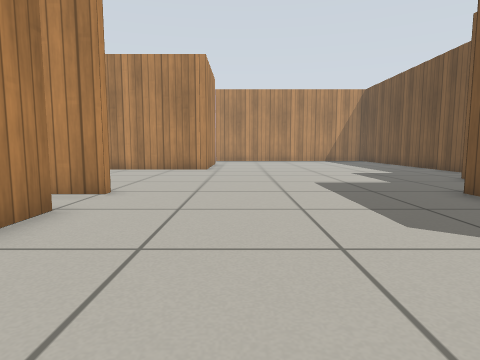
[1] (above)

22 first-person views from a walk through a robot-simulator world made for Gazebo. The camera is 0.5 m above the floor, tilts 6° down and sees 75° across. The lines on the ground mark 1 m squares. The floor is counted in squares, 0.5 m on a side. Each view is taken from the middle of a square. On the plan, view 1 faces up. The plan holds only what a view shows up to about 12 squares ahead; the rest is blank. Gazebo's built-in surfaces are drawn with simple patterns.

[2]
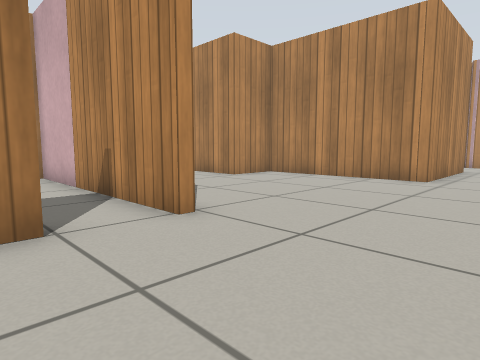

[3]
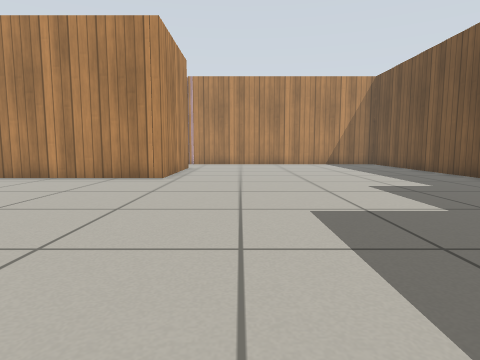

[4]
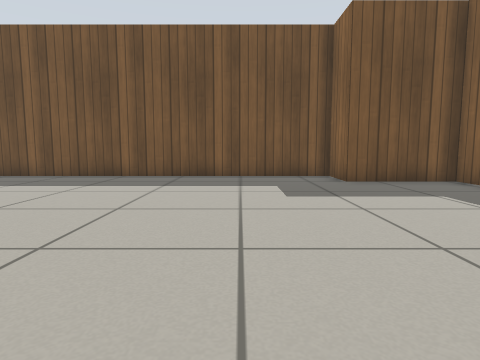

[5]
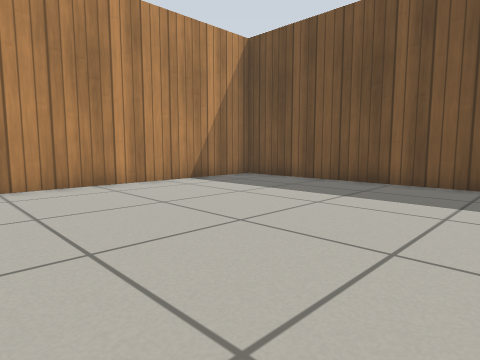

[6]
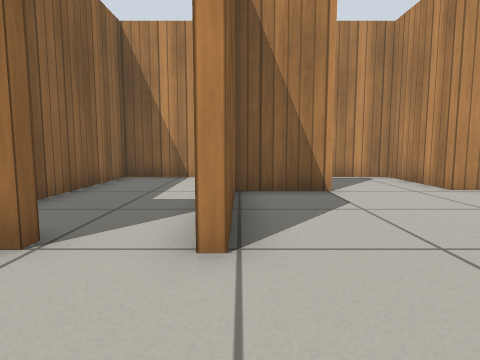

[7]
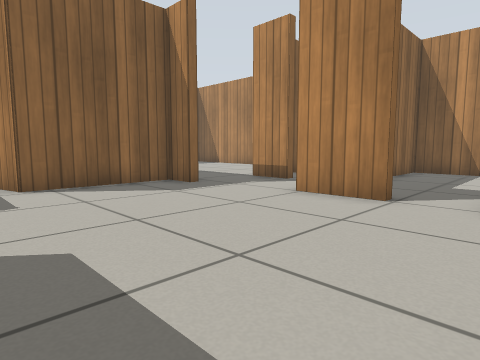

[8]
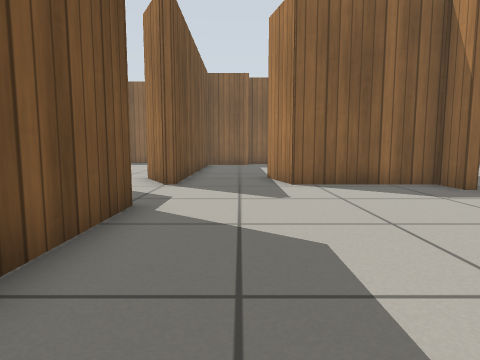

[9]
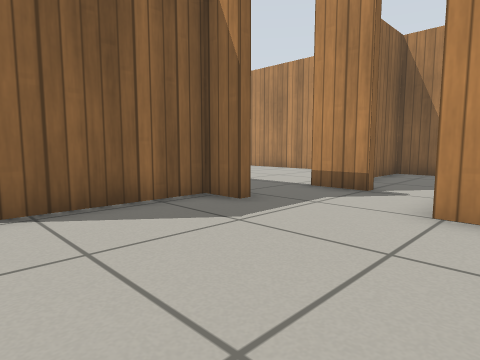

[10]
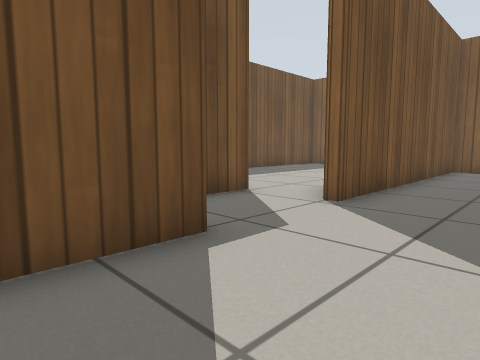

[11]
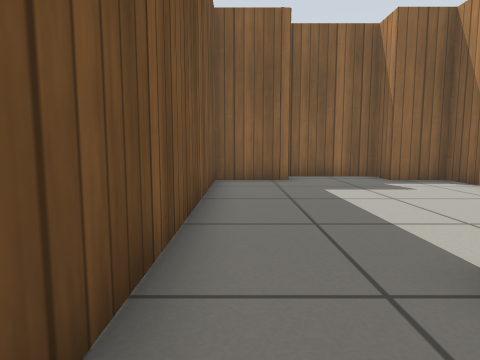

[12]
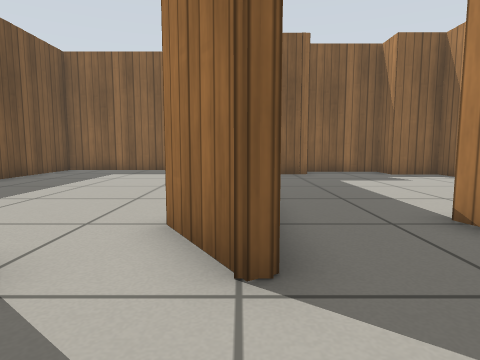

[13]
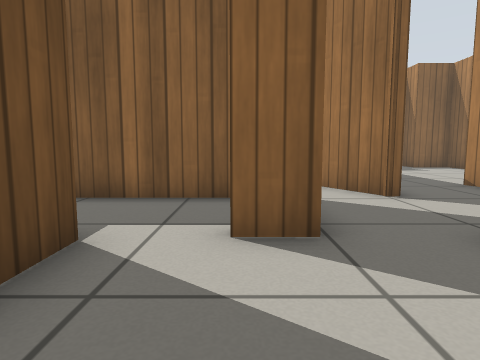

[14]
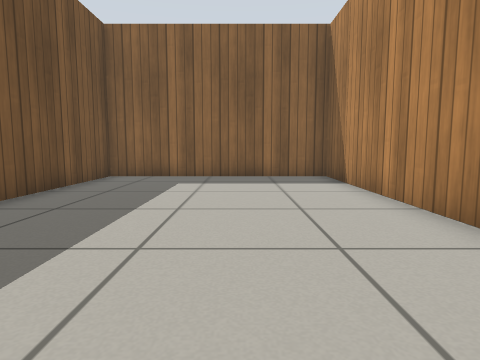

[15]
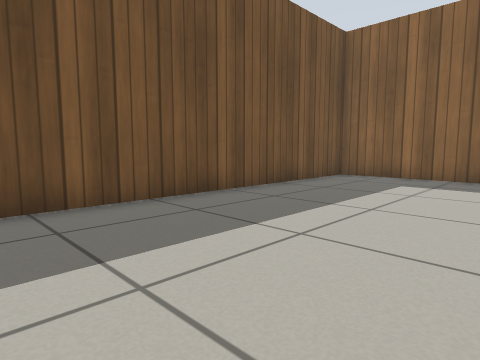

[16]
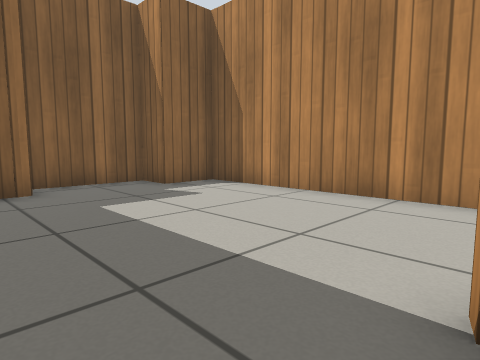

[17]
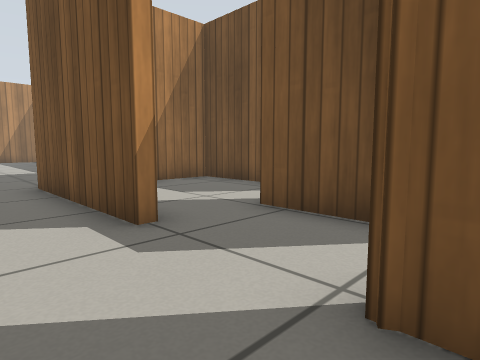

[18]
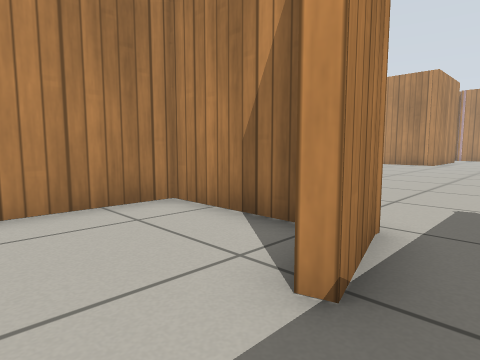

[19]
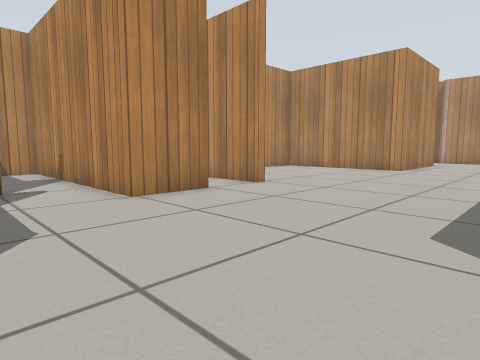

[20]
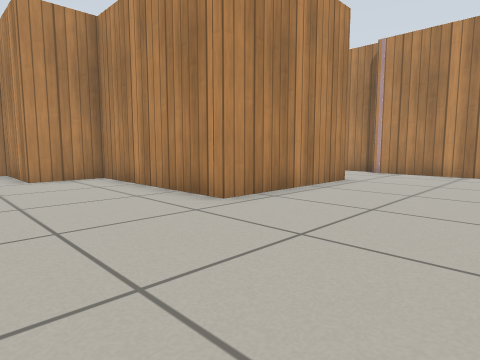

[21]
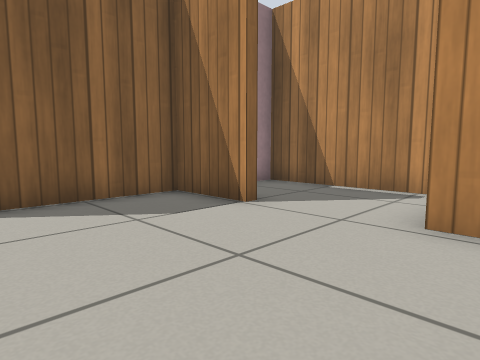

[22]
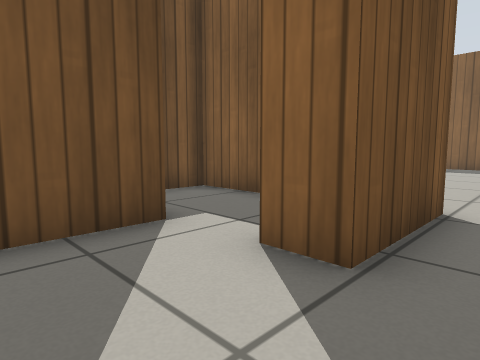

### Floor plan
Points are (right, up) in squares from view 1. A wall is a line through its corners. A room is listed if a view was taken in it or the views show most of it. See-through windows are left out.
Room 1 (views 1, 2, 3, 4, 5, 6, 7, 8, 9, 10, 11, 12, 16, 17, 19, 20, 21)
walls: (6.1, 6.7) (7.1, 6.7) (7.1, 9.9) (8.7, 9.9) (8.7, 22.3) (-0.5, 22.3); (-3.4, 4.9) (-3, 4.9) (-3, 2.9); (-7.1, 9.1) (-7.1, 6.9) (-3, 6.9) (-3, 6.6) (-10.4, 6.6) (-10.4, 3.2) (-5.8, 3.2); (5.2, 1.7) (4.8, 1.7) (4.8, 6.7); (-1.5, 19.1) (-1.5, 14) (-7.2, 14) (-7.2, 12); (-2.2, -0.1) (-2.2, -1.3) (1.6, -1.3) (2.1, -3.2); (4.8, -1.3) (5.1, -1.3); (4.6, -1.4) (4.9, -1.2); (4.8, -3.5) (4.8, -1.1)
ways out: opening at (5, 0) to room 3; opening at (3.5, -2.5) to room 4; opening at (-3, 1) to room 5; opening at (-7, 10.5) to room 6; opening at (-1.5, 20.5)
Room 2 (views 13, 22)
walls: (7.1, 1.6) (8.1, 1.6)
ways out: opening at (6, 2) to room 3; opening at (7.5, 4) to room 8
Room 3 (views 14, 15)
walls: (5, -5.7) (5, -12.7) (12.4, -12.7) (12.4, -2.6); (7.1, -1.5) (7.1, 1.6); (4.9, -1.2) (6, -3.1)
ways out: opening at (5, 0) to room 1; opening at (6, 2) to room 2
Room 4 (view 18)
walls: (2.5, -10.4) (4.8, -10.4) (4.8, -3.5); (2.4, -10.6) (2.9, -10.4); (0.8, -1.6) (-2.2, -1.6) (-2.2, -10.4) (-0.6, -10.4) (-0.6, -11.6) (2.4, -11.6)
low walls: (2.1, -3.2) (1.7, -3.3)
ways out: opening at (3.5, -2.5) to room 1
Room 5 (no view inside)
walls: (-5.5, 1.1) (-5.1, 1.1) (-5.1, -0.5); (-3, 2.9) (-10.4, 2.9) (-10.4, -0.2) (-7, -0.2)
ways out: opening at (-3, 1) to room 1; opening at (-4, 0)
Room 6 (no view inside)
walls: (-7.2, 12) (-10.4, 12) (-10.4, 6.9)
ways out: opening at (-7, 10.5) to room 1
Room 7 (no view inside)
walls: (8.1, -1.1) (12.4, -1.1) (12.4, 0.1)
ways out: opening at (9, 2) to room 8
Room 8 (no view inside)
walls: (9.7, 1.6) (9.7, 6.4) (7.7, 6.4)
ways out: opening at (7.5, 4) to room 2; opening at (9, 2) to room 7

Positions as (right, up) in squares from view 1, and headings:
1: (0, 0), facing up
2: (1, 4), facing up-left
3: (1, 4), facing up
4: (-2, 13), facing right
5: (0, 14), facing up-right
6: (0, 7), facing left
7: (3, 7), facing down-left
8: (3, 7), facing down
9: (2, 4), facing down-left
10: (2, 4), facing down-right
11: (4, -1), facing down
12: (5, 1), facing down
13: (8, 5), facing down
14: (8, -2), facing down
15: (7, -2), facing down-right
16: (4, -3), facing down-left
17: (3, -2), facing up-right
18: (3, -5), facing up-left
19: (3, 0), facing up-left
20: (3, 10), facing up-left
21: (-3, 13), facing down-left
22: (6, 4), facing down-right
